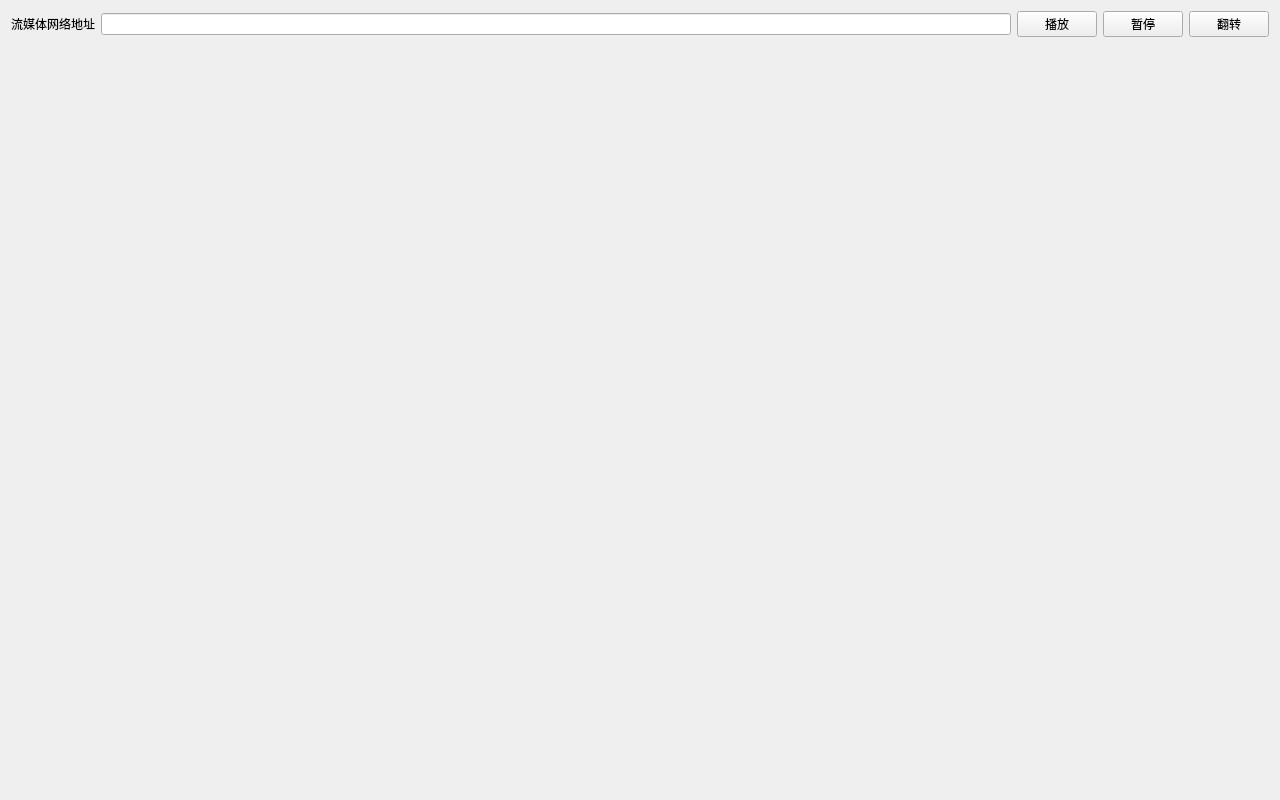
<?xml version="1.0" encoding="UTF-8"?>
<ui version="4.0">
 <class>MainWidget</class>
 <widget class="QWidget" name="MainWidget">
  <property name="geometry">
   <rect>
    <x>0</x>
    <y>0</y>
    <width>1280</width>
    <height>800</height>
   </rect>
  </property>
  <property name="windowTitle">
   <string>MainWidget</string>
  </property>
  <layout class="QVBoxLayout" name="verticalLayout">
   <item>
    <layout class="QHBoxLayout" name="horizontalLayout">
     <item>
      <widget class="QLabel" name="mediaLabel">
       <property name="text">
        <string>流媒体网络地址</string>
       </property>
      </widget>
     </item>
     <item>
      <widget class="QLineEdit" name="addrText"/>
     </item>
     <item>
      <widget class="QPushButton" name="playButton">
       <property name="text">
        <string>播放</string>
       </property>
      </widget>
     </item>
     <item>
      <widget class="QPushButton" name="pauseButton">
       <property name="text">
        <string>暂停</string>
       </property>
      </widget>
     </item>
     <item>
      <widget class="QPushButton" name="flipButton">
       <property name="text">
        <string>翻转</string>
       </property>
      </widget>
     </item>
    </layout>
   </item>
   <item>
    <widget class="QLabel" name="imageLabel">
     <property name="text">
      <string/>
     </property>
    </widget>
   </item>
  </layout>
 </widget>
 <resources/>
 <connections/>
</ui>
